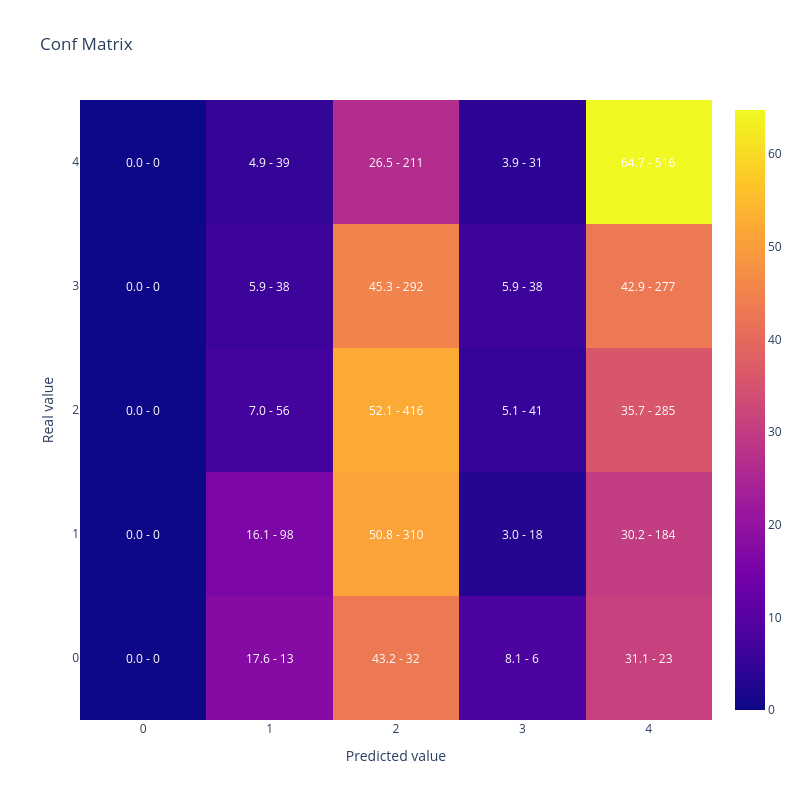

The cell this chart's notebook holds for it:
### Code cell
#Muestro matriz de confusion y kappa
display(plot_confusion_matrix(all_labels,all_preds))

cohen_kappa_score(all_labels,all_preds,
                             weights = 'quadratic')

### Figure 1 — Plotly figure (JSON) as saved in the notebook; plotly's stock layout.template omitted (floating-point values rounded to 4 significant figures)
{"data": [{"type": "heatmap", "x": [0, 1, 2, 3, 4], "y": [0, 1, 2, 3, 4], "z": [[0.0, 17.57, 43.24, 8.108, 31.08], [0.0, 16.07, 50.82, 2.951, 30.16], [0.0, 7.018, 52.13, 5.138, 35.71], [0.0, 5.891, 45.27, 5.891, 42.95], [0.0, 4.893, 26.47, 3.89, 64.74]]}], "layout": {"annotations": [{"font": {"color": "white"}, "showarrow": false, "text": "0.0 - 0", "x": 0, "xref": "x", "y": 0, "yref": "y"}, {"font": {"color": "white"}, "showarrow": false, "text": "17.6 - 13", "x": 1, "xref": "x", "y": 0, "yref": "y"}, {"font": {"color": "white"}, "showarrow": false, "text": "43.2 - 32", "x": 2, "xref": "x", "y": 0, "yref": "y"}, {"font": {"color": "white"}, "showarrow": false, "text": "8.1 - 6", "x": 3, "xref": "x", "y": 0, "yref": "y"}, {"font": {"color": "white"}, "showarrow": false, "text": "31.1 - 23", "x": 4, "xref": "x", "y": 0, "yref": "y"}, {"font": {"color": "white"}, "showarrow": false, "text": "0.0 - 0", "x": 0, "xref": "x", "y": 1, "yref": "y"}, {"font": {"color": "white"}, "showarrow": false, "text": "16.1 - 98", "x": 1, "xref": "x", "y": 1, "yref": "y"}, {"font": {"color": "white"}, "showarrow": false, "text": "50.8 - 310", "x": 2, "xref": "x", "y": 1, "yref": "y"}, {"font": {"color": "white"}, "showarrow": false, "text": "3.0 - 18", "x": 3, "xref": "x", "y": 1, "yref": "y"}, {"font": {"color": "white"}, "showarrow": false, "text": "30.2 - 184", "x": 4, "xref": "x", "y": 1, "yref": "y"}, {"font": {"color": "white"}, "showarrow": false, "text": "0.0 - 0", "x": 0, "xref": "x", "y": 2, "yref": "y"}, {"font": {"color": "white"}, "showarrow": false, "text": "7.0 - 56", "x": 1, "xref": "x", "y": 2, "yref": "y"}, {"font": {"color": "white"}, "showarrow": false, "text": "52.1 - 416", "x": 2, "xref": "x", "y": 2, "yref": "y"}, {"font": {"color": "white"}, "showarrow": false, "text": "5.1 - 41", "x": 3, "xref": "x", "y": 2, "yref": "y"}, {"font": {"color": "white"}, "showarrow": false, "text": "35.7 - 285", "x": 4, "xref": "x", "y": 2, "yref": "y"}, {"font": {"color": "white"}, "showarrow": false, "text": "0.0 - 0", "x": 0, "xref": "x", "y": 3, "yref": "y"}, {"font": {"color": "white"}, "showarrow": false, "text": "5.9 - 38", "x": 1, "xref": "x", "y": 3, "yref": "y"}, {"font": {"color": "white"}, "showarrow": false, "text": "45.3 - 292", "x": 2, "xref": "x", "y": 3, "yref": "y"}, {"font": {"color": "white"}, "showarrow": false, "text": "5.9 - 38", "x": 3, "xref": "x", "y": 3, "yref": "y"}, {"font": {"color": "white"}, "showarrow": false, "text": "42.9 - 277", "x": 4, "xref": "x", "y": 3, "yref": "y"}, {"font": {"color": "white"}, "showarrow": false, "text": "0.0 - 0", "x": 0, "xref": "x", "y": 4, "yref": "y"}, {"font": {"color": "white"}, "showarrow": false, "text": "4.9 - 39", "x": 1, "xref": "x", "y": 4, "yref": "y"}, {"font": {"color": "white"}, "showarrow": false, "text": "26.5 - 211", "x": 2, "xref": "x", "y": 4, "yref": "y"}, {"font": {"color": "white"}, "showarrow": false, "text": "3.9 - 31", "x": 3, "xref": "x", "y": 4, "yref": "y"}, {"font": {"color": "white"}, "showarrow": false, "text": "64.7 - 516", "x": 4, "xref": "x", "y": 4, "yref": "y"}], "height": 800, "title": {"text": "Conf Matrix"}, "width": 800, "xaxis": {"title": {"text": "Predicted value"}}, "yaxis": {"title": {"text": "Real value"}}}}
